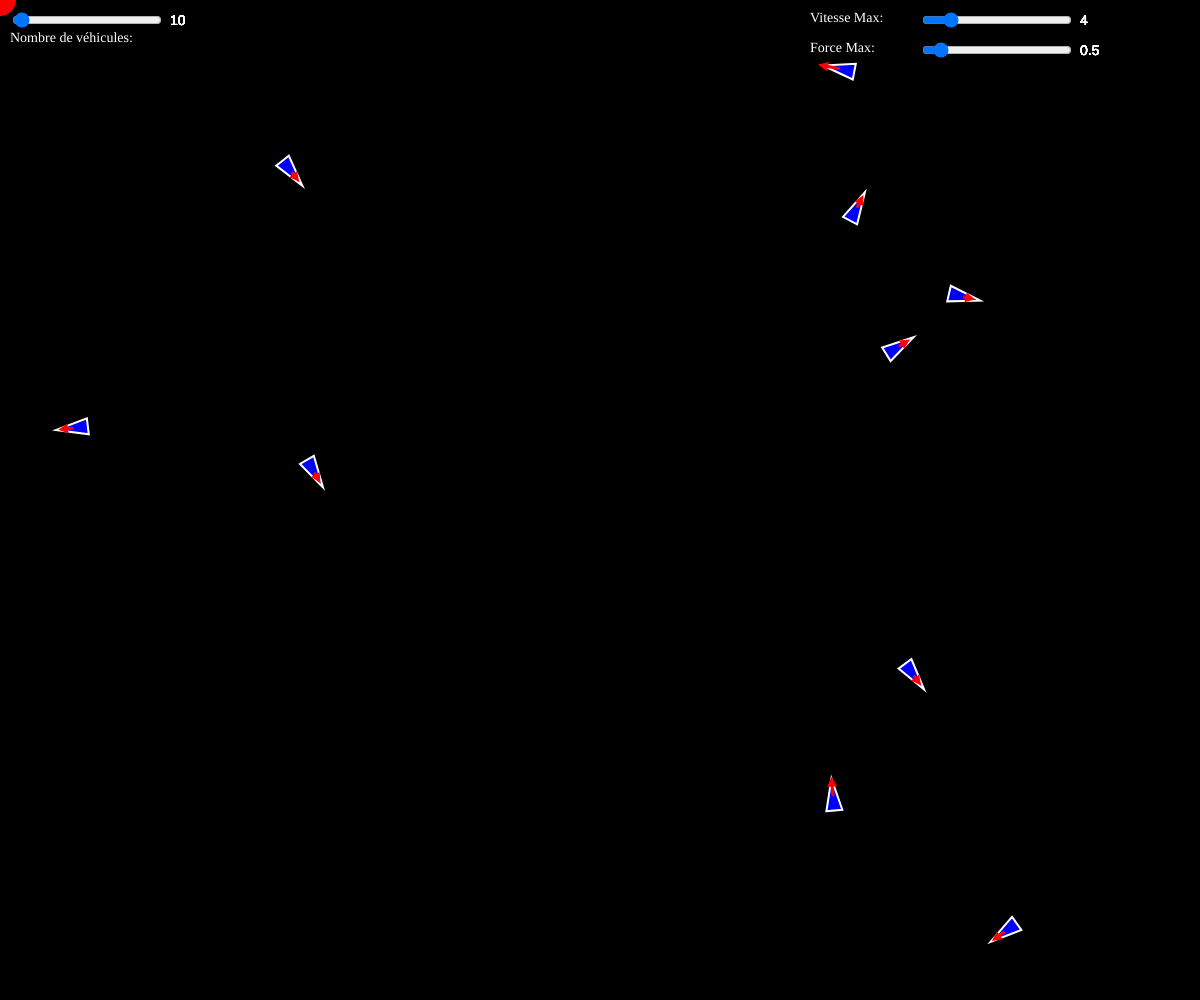
Frame 1 (no input)
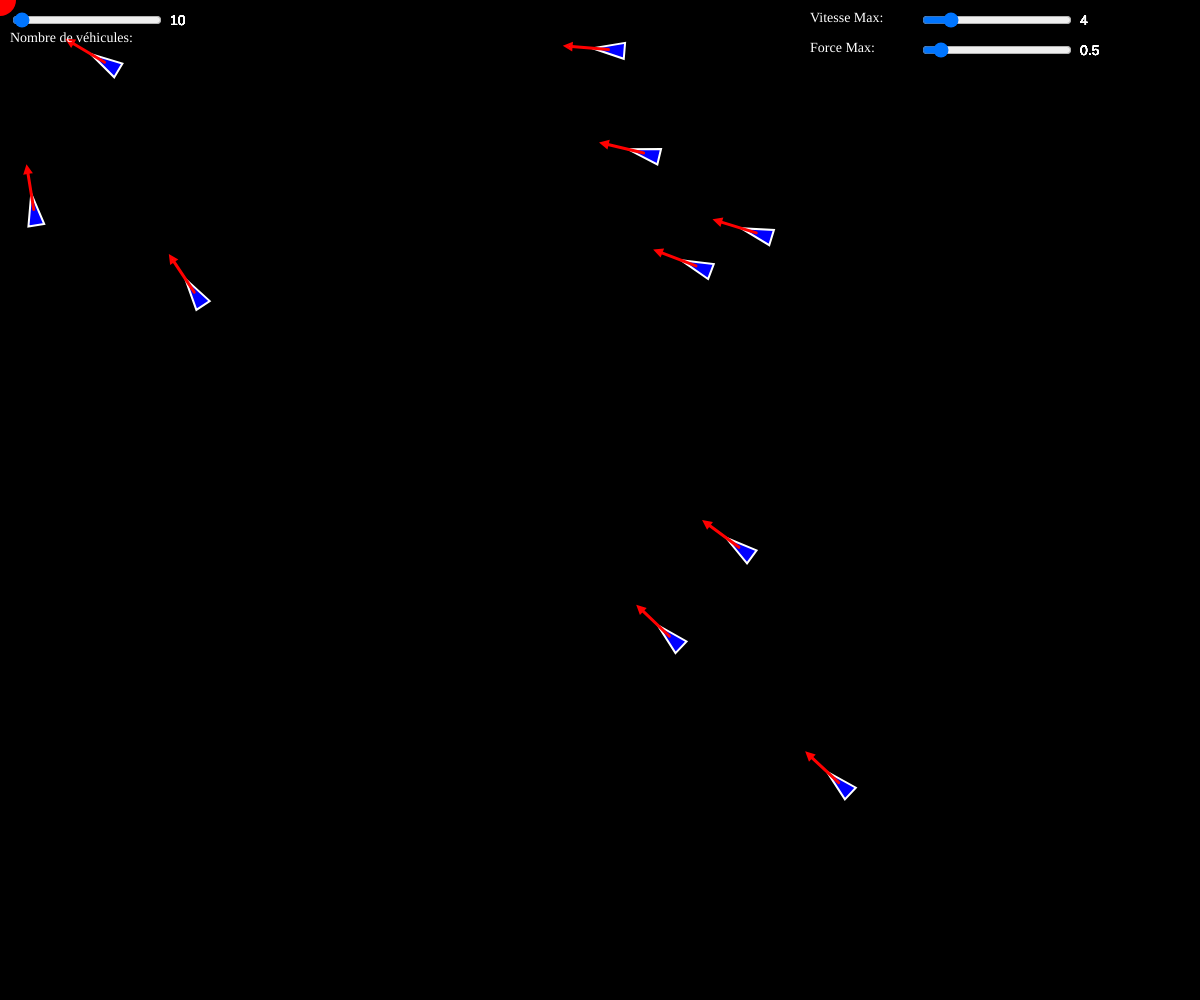
Frame 60 (no input)
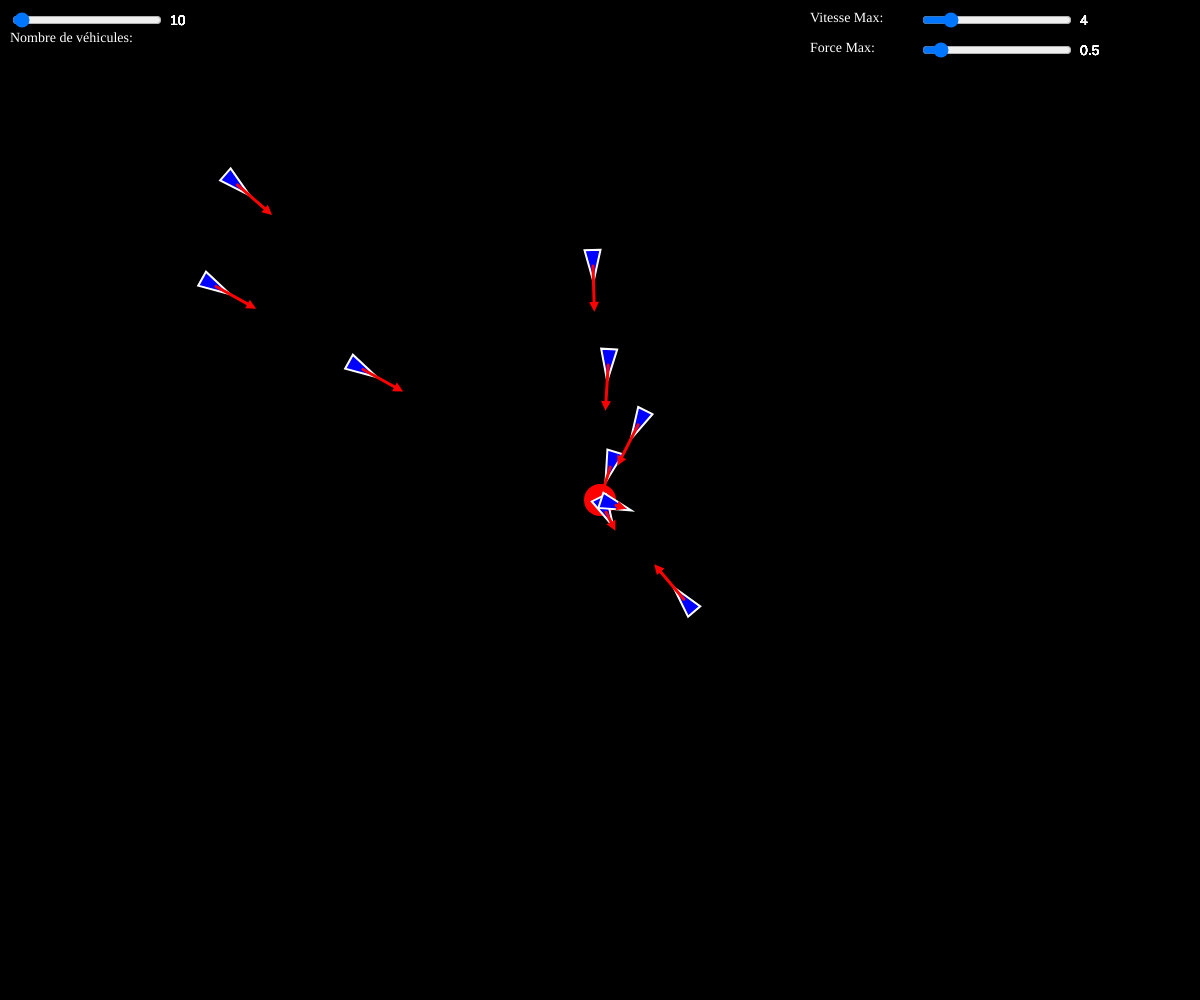
Frame 120 (the mouse pressed at the canvas centre since frame 60)

The p5.js sketch that drew these frames (run headless with seeded random() and noise() and a simulated clock; from frame 60 on, the mouse is pressed at the canvas centre):

// p5.js sketch
// ── sketch.js
let target, vehicles = [];
let vitesseMaxSlider, forceMaxSlider;
let nbVehicules = 10;

// la fonction setup est appelée une fois au démarrage du programme par p5.js
function setup() {
  // on crée un canvas de 800px par 800px
  createCanvas(windowWidth, windowHeight);

  // On crée un véhicule à la position (100, 100)
  //vehicle = new Vehicle(100, 100);

  // TODO: créer un tableau de véhicules en global
  // ajouter nb vehicules au tableau dans une boucle
  // avec une position random dans le canvas
  creerVehicules(10);

  // La cible est un vecteur avec une position aléatoire dans le canvas
  // dirigée par la souris ensuite dans draw()
  //target = createVector(random(width), random(height));

  // Cible qui se déplace aléatoirement, instance Target
  target = createVector(random(width), random(height));

  // On crée un véhicule à une position aléatoire
  vehicle = new Vehicle(random(width), random(height));

  // Sliders pour régler la vitesse max et la force max
  // On crée le slider et on le positionne
  // Les parametres sont : valeur min, valeur max, 
  // valeur initiale, pas
  // On crée le slider et on le positionne
  vitesseMaxSlider = createSlider(1, 20, 4, 1);
  vitesseMaxSlider.position(920, 10);
  vitesseMaxSlider.size(150);

  // je crée un label juste devant en X
  let labelVitesseMax = createDiv('Vitesse Max:')
  labelVitesseMax.position(810, 10);
  labelVitesseMax.style('color', 'white');
  labelVitesseMax.style('font-size', '14px');

  // Slider pour l'accélaration maximale en dessous du précédent
  // parametres : valeur min, valeur max, 
  // valeur initiale, pas
  forceMaxSlider = createSlider(0.1, 5, 0.5, 0.01);
  forceMaxSlider.position(920, 40);
  forceMaxSlider.size(150);
  let labelForceMax = createDiv('Force Max:')
  labelForceMax.position(810, 40);
  labelForceMax.style('color', 'white');
  labelForceMax.style('font-size', '14px');

  // Curseur pour régler le nombre de véhicules
  // en haut à gauche du canvas
  let nbVehiculesSlider = createSlider(1, 500, 10, 1);
  nbVehiculesSlider.position(10, 10);
  nbVehiculesSlider.size(150);
  let labelNbVehicules = createDiv('Nombre de véhicules:')
  labelNbVehicules.position(10, 30);
  labelNbVehicules.style('color', 'white');
  labelNbVehicules.style('font-size', '14px');

  // ecouteur d'événement pour le slider du nombre de véhicules
  nbVehiculesSlider.input(() => {
    nbVehicules = nbVehiculesSlider.value();
    vehicles = []; // on vide le tableau
    creerVehicules(nbVehicules); // on recrée nb véhicules
  });
}

function creerVehicules(nb) {
  for (let i = 0; i < nb; i++) {
    let v = new Vehicle(random(width), random(height));
    // vitesse initiale aléatoire
    v.vel = p5.Vector.random2D();
    vehicles.push(v);
  }
}
// la fonction draw est appelée en boucle par p5.js, 60 fois par seconde par défaut
// Le canvas est effacé automatiquement avant chaque appel à draw
function draw() {
  // fond noir pour le canvas
  background("black");

  // A partir de maintenant toutes les formes pleines seront en rouge
  fill("red");
  // pas de contours pour les formes.
  noStroke();

  // mouseX et mouseY sont des variables globales de p5.js, elles correspondent à la position de la souris
  // on les stocke dans un vecteur pour pouvoir les utiliser avec la méthode seek (un peu plus loin)
  // du vehicule
  target.x = mouseX;
  target.y = mouseY;

  // Dessine un cercle de rayon 32px à la position de la souris
  // la couleur de remplissage est rouge car on a appelé fill(255, 0, 0) plus haut
  // pas de contours car on a appelé noStroke() plus haut
  //circle(target.x, target.y, 32);

  // On dessine la cible instance de Target. C'est un Vehicle
  // donc elle a une position, une vitesse, une accélération
  // on dessine la target sous la forme d'un cercle rouge
  circle(target.x, target.y, 32);

  vehicles.forEach(vehicle => {
    // On règle la vitesse max du véhicule avec la valeur du slider
    vehicle.maxSpeed = vitesseMaxSlider.value();
    // on affiche la valeur du slider à droite du slider
    fill("white");
    textSize(14);
    textAlign(LEFT);
    text(vehicle.maxSpeed, vitesseMaxSlider.x + vitesseMaxSlider.width + 10, vitesseMaxSlider.y + 15);  

    // On règle la force max du véhicule avec la valeur du slider
    vehicle.maxForce = forceMaxSlider.value();
    // on affiche la valeur du slider à droite du slider
    fill("white");
    textSize(14);
    textAlign(LEFT);
    text(vehicle.maxForce, forceMaxSlider.x + forceMaxSlider.width + 10, forceMaxSlider.y + 15);  

    // afficher le nombre de véhicules en haut à gauche à droite du curseur
    fill("white");
    textSize(14);
    textAlign(LEFT);
    text(nbVehicules, 170, 25);

    // je déplace et dessine le véhicule
    vehicle.applyBehaviors(target);
    vehicle.update();

    // Si le vehicule sort de l'écran
    vehicle.edges();

    // On dessine le véhicule
    vehicle.show();
  });

};

// ── vehicle.js
class Vehicle {
  constructor(x, y) {
    // position du véhicule
    this.pos = createVector(x, y);
    // vitesse du véhicule
    this.vel = createVector(0, 0);
    // accélération du véhicule
    this.acc = createVector(0, 0);
    // vitesse maximale du véhicule
    this.maxSpeed = 4;
    // force maximale appliquée au véhicule
    this.maxForce = 0.1;
    // rayon du véhicule
    this.r = 16;
  }

  applyBehaviors(target) {
    let force = this.seek(target);
    //let force = this.flee(target);
    this.applyForce(force);
  }

  // seek est un comportement qui permet de faire se rapprocher le véhicule de 
  // la cible passée en paramètre (un vecteur p5.Vector, par exemple la position de 
  // la souris)
  seek(target) {
 
    // on calcule la direction vers la cible : la vitesse DESIREE
    // C'est l'ETAPE 1 (action : se diriger vers une cible)
    let desiredSpeed = p5.Vector.sub(target, this.pos);

    // Dessous c'est l'ETAPE 2 : le pilotage (comment on se dirige vers la cible)
    // on limite ce vecteur à la longueur maxSpeed
    desiredSpeed.setMag(this.maxSpeed);

    // Si on s'arrête ici, force = desiredSpeed

    // on calcule maintenant LA FORMULE MAGIQUE : force = desiredSpeed - currentSpeed
    let force = p5.Vector.sub(desiredSpeed, this.vel);

    // et on limite cette force à la longueur maxForce
    force.limit(this.maxForce);

    return force;
  }

  // comportement de fuite, inverse de seek
  flee(target) {
    // inverse de seek !
    return this.seek(target).mult(-1);
  }

  // --------------------------------------------
  // LES DEUX METHODES SUIVANTES SONT INCHANGEES QUEL QUE SOIT LE COMPORTEMENT
  // --------------------------------------------
  // applyForce est une méthode qui permet d'appliquer une force au véhicule
  // en fait on additionne le vecteur force au vecteur accélération
  applyForce(force) {
    this.acc.add(force);
  }

  // appelée 60 fois par seconde par la boucle d'animation de p5 (la fonction draw 
  // dans sketch.js)
  update() {
    // on ajoute l'accélération à la vitesse. 
    // L'accélération est un incrément de vitesse
    // (accélératiion = dérivée de la vitesse)
    this.vel.add(this.acc);
    // on contraint la vitesse à la valeur maxSpeed
    this.vel.limit(this.maxSpeed);
    // on ajoute la vitesse à la position. La vitesse est un incrément de position, 
    // (la vitesse est la dérivée de la position)
    this.pos.add(this.vel);

    // on remet l'accélération à zéro
    this.acc.set(0, 0);
  }

  // On dessine le véhicule
  show() {
    // sauvegarde du contexte graphique (couleur pleine, fil de fer, 
    // épaisseur du trait, position et rotation du repère de référence)
    push();
    // formes fil de fer en blanc
    stroke("white");
    // épaisseur du trait = 2
    strokeWeight(2);

    // formes pleines en bleu
    fill("blue");

    // on déplace le repère de référence.
    translate(this.pos.x, this.pos.y);
    // et on le tourne. heading() renvoie l'angle du vecteur vitesse 
    // (c'est l'angle du véhicule)
    rotate(this.vel.heading());

    //circle(0, 0, this.r * 2);

    // Dessin d'un véhicule sous la forme d'un triangle. Comme s'il était droit, 
    // avec le 0, 0 en haut à gauche
    triangle(-this.r, -this.r / 2, -this.r, this.r / 2, this.r, 0);
    
    // on dessine le cercle de perception
    noFill();
    stroke("rgba(255, 255, 255)");
    circle(0, 0, this.perceptionRadius*2);
    // restauration du contexte graphique, le 0, 0 redevient le coin en haut à gauche
    // de l'écran, les couleurs et épaisseurs de traits redeviennent celles d'avant
    pop();

    // dessin sous la forme d'une flèche du vecteur vitesse
    this.drawVelocityVector();
  }

  drawVelocityVector() {
    push();

    // Dessin du vecteur vitesse
    // Il part du centre du véhicule et va dans la direction du vecteur vitesse
    strokeWeight(3);
    stroke("red");
    line(this.pos.x, this.pos.y, this.pos.x + this.vel.x * 10, this.pos.y + this.vel.y * 10);
    // dessine une petite fleche au bout du vecteur vitesse
    let arrowSize = 5;
    translate(this.pos.x + this.vel.x * 10, this.pos.y + this.vel.y * 10);
    rotate(this.vel.heading());
    translate(-arrowSize / 2, 0);
    triangle(0, arrowSize / 2, 0, -arrowSize / 2, arrowSize, 0);

    pop();
  }
  
  // que fait cette méthode ?
  edges() {
    if (this.pos.x > width + this.r) {
      this.pos.x = -this.r;
    } else if (this.pos.x < -this.r) {
      this.pos.x = width + this.r;
    }
    if (this.pos.y > height + this.r) {
      this.pos.y = -this.r;
    } else if (this.pos.y < -this.r) {
      this.pos.y = height + this.r;
    }
  }
}
